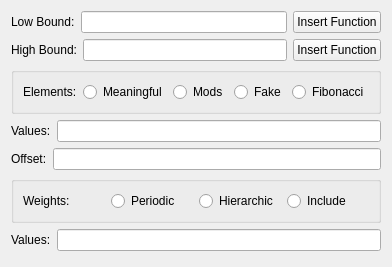
     <widget class="QWidget" name="makeSievePage">
      <layout class="QVBoxLayout" name="makeSieveFormLayout">
        <item>
        <layout class="QHBoxLayout" name="makeSieveLowBoundLayout">
            <item>
                <widget class="QLabel" name="makeSieveLowBoundLabel">
                <property name="text">
                <string>Low Bound:</string>
                </property>
                </widget>
            </item>
            <item>
                <widget class="QLineEdit" name="makeSieveLowBoundEdit"/>
            </item>
            <item>
                <widget class="QPushButton" name="makeSieveLowBoundInsertFn">
                <property name="text">
                    <string>Insert Function</string>
                </property>
                </widget>
            </item>
        </layout>
        </item>
        <item>
        <layout class="QHBoxLayout" name="makeSieveHighBoundLayout">
            <item>
                <widget class="QLabel" name="makeSieveHighBoundLabel">
                <property name="text">
                <string>High Bound:</string>
                </property>
                </widget>
            </item>
            <item>
                <widget class="QLineEdit" name="makeSieveHighBoundEdit"/>
            </item>
            <item>
                <widget class="QPushButton" name="makeSieveHighBoundInsertFn">
                <property name="text">
                    <string>Insert Function</string>
                </property>
                </widget>
            </item>
        </layout>
        </item>
        <item>
        <widget class="QGroupBox" name="makeSieveElementsGroup">
        <property name="sizePolicy"><sizepolicy hsizetype="Preferred" vsizetype="Fixed">
            <horstretch>0</horstretch><verstretch>0</verstretch>
        </sizepolicy></property>
        <layout class="QHBoxLayout" name="makeSieveElementsLayout">
            <item>
                <widget class="QLabel" name="makeSieveElementsLabel">
                <property name="text">
                <string>Elements:</string>
                </property>
                </widget>
            </item>
            <item>
                <widget class="QRadioButton" name="makeSieveElementsMeaningful">
                <property name="text">
                    <string>Meaningful</string>
                </property>
                </widget>
            </item>
            <item>
                <widget class="QRadioButton" name="makeSieveElementsMods">
                <property name="text">
                    <string>Mods</string>
                </property>
                </widget>
            </item>
            <item>
                <widget class="QRadioButton" name="makeSieveElementsFake">
                <property name="text">
                    <string>Fake</string>
                </property>
                </widget>
            </item>
            <item>
                <widget class="QRadioButton" name="makeSieveElementsFib">
                <property name="text">
                    <string>Fibonacci</string>
                </property>
                </widget>
            </item>
        </layout>
        </widget>
        </item>
        <item>
        <layout class="QHBoxLayout" name="makeSieveElementsValuesLayout">
            <item>
                <widget class="QLabel" name="makeSieveElementsValuesLabel">
                <property name="text">
                <string>Values:</string>
                </property>
                </widget>
            </item>
            <item>
                <widget class="QLineEdit" name="makeSieveElementsValuesEdit"/>
            </item>
        </layout>
        </item>
        <item>
        <layout class="QHBoxLayout" name="makeSieveOffsetLayout">
            <item>
                <widget class="QLabel" name="makeSieveOffsetLabel">
                <property name="text">
                <string>Offset:</string>
                </property>
                </widget>
            </item>
            <item>
                <widget class="QLineEdit" name="makeSieveOffsetEdit"/>
            </item>
        </layout>
        </item>
        <item>
        <widget class="QGroupBox" name="makeSieveWeightsGroup">
        <property name="sizePolicy"><sizepolicy hsizetype="Preferred" vsizetype="Fixed">
            <horstretch>0</horstretch><verstretch>0</verstretch>
        </sizepolicy></property>
        <layout class="QHBoxLayout" name="makeSieveWeightsLayout">
            <item>
                <widget class="QLabel" name="makeSieveWeightsLabel">
                <property name="text">
                <string>Weights:</string>
                </property>
                </widget>
            </item>
            <item>
                <widget class="QRadioButton" name="makeSieveWeightsPeriodic">
                <property name="text">
                    <string>Periodic</string>
                </property>
                </widget>
            </item>
            <item>
                <widget class="QRadioButton" name="makeSieveWeightsHierarchic">
                <property name="text">
                    <string>Hierarchic</string>
                </property>
                </widget>
            </item>
            <item>
                <widget class="QRadioButton" name="makeSieveWeightsInclude">
                <property name="text">
                    <string>Include</string>
                </property>
                </widget>
            </item>
        </layout>
        </widget>
        </item>
        <item>
        <layout class="QHBoxLayout" name="makeSieveWeightsValuesLayout">
            <item>
                <widget class="QLabel" name="makeSieveWeightValuesLabel">
                <property name="text">
                <string>Values:</string>
                </property>
                </widget>
            </item>
            <item>
                <widget class="QLineEdit" name="makeSieveWeightsValuesEdit"/>
            </item>
        </layout>
        </item>
        <item><spacer name="verticalSpacer_29">
            <property name="orientation"><enum>Qt::Vertical</enum></property>
            <property name="sizeHint" stdset="0"><size><width>5</width><height>5</height></size></property>
        </spacer></item>      
      </layout>
    </widget>
